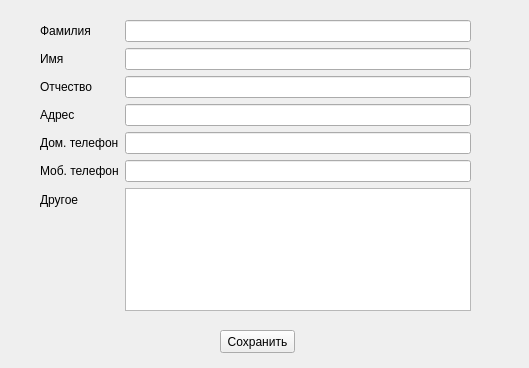
<?xml version="1.0" encoding="UTF-8"?>
<ui version="4.0">
 <class>Form</class>
 <widget class="QWidget" name="Form">
  <property name="geometry">
   <rect>
    <x>0</x>
    <y>0</y>
    <width>529</width>
    <height>368</height>
   </rect>
  </property>
  <property name="windowTitle">
   <string>Form</string>
  </property>
  <widget class="QPushButton" name="pushButton">
   <property name="geometry">
    <rect>
     <x>220</x>
     <y>330</y>
     <width>75</width>
     <height>23</height>
    </rect>
   </property>
   <property name="text">
    <string>Сохранить</string>
   </property>
  </widget>
  <widget class="QWidget" name="layoutWidget">
   <property name="geometry">
    <rect>
     <x>40</x>
     <y>20</y>
     <width>431</width>
     <height>291</height>
    </rect>
   </property>
   <layout class="QFormLayout" name="formLayout">
    <item row="0" column="0">
     <widget class="QLabel" name="LastName">
      <property name="text">
       <string>Фамилия</string>
      </property>
      <property name="buddy">
       <cstring>lineEdit_6</cstring>
      </property>
     </widget>
    </item>
    <item row="0" column="1">
     <widget class="QLineEdit" name="lineEdit_6"/>
    </item>
    <item row="1" column="0">
     <widget class="QLabel" name="FirstName">
      <property name="text">
       <string>Имя</string>
      </property>
      <property name="buddy">
       <cstring>lineEdit_5</cstring>
      </property>
     </widget>
    </item>
    <item row="1" column="1">
     <widget class="QLineEdit" name="lineEdit_5"/>
    </item>
    <item row="2" column="0">
     <widget class="QLabel" name="MiddleName">
      <property name="text">
       <string>Отчество</string>
      </property>
      <property name="buddy">
       <cstring>lineEdit_4</cstring>
      </property>
     </widget>
    </item>
    <item row="2" column="1">
     <widget class="QLineEdit" name="lineEdit_4"/>
    </item>
    <item row="3" column="0">
     <widget class="QLabel" name="Address">
      <property name="text">
       <string>Адрес</string>
      </property>
      <property name="buddy">
       <cstring>lineEdit_3</cstring>
      </property>
     </widget>
    </item>
    <item row="3" column="1">
     <widget class="QLineEdit" name="lineEdit_3"/>
    </item>
    <item row="4" column="0">
     <widget class="QLabel" name="HomePhoneNamber">
      <property name="text">
       <string>Дом. телефон</string>
      </property>
      <property name="buddy">
       <cstring>lineEdit_2</cstring>
      </property>
     </widget>
    </item>
    <item row="4" column="1">
     <widget class="QLineEdit" name="lineEdit_2"/>
    </item>
    <item row="5" column="0">
     <widget class="QLabel" name="MobilePhoneNamber">
      <property name="text">
       <string>Моб. телефон</string>
      </property>
      <property name="buddy">
       <cstring>lineEdit</cstring>
      </property>
     </widget>
    </item>
    <item row="5" column="1">
     <widget class="QLineEdit" name="lineEdit"/>
    </item>
    <item row="6" column="0">
     <widget class="QLabel" name="Other">
      <property name="text">
       <string>Другое</string>
      </property>
      <property name="buddy">
       <cstring>textEdit</cstring>
      </property>
     </widget>
    </item>
    <item row="6" column="1">
     <widget class="QTextEdit" name="textEdit"/>
    </item>
   </layout>
  </widget>
 </widget>
 <resources/>
 <connections/>
</ui>
